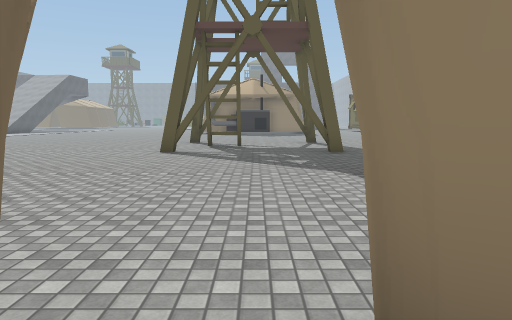
[1] (above)

24 first-person views from a walk through a scene from a Unity 3-D project. The camera is 1.5 m above the floor, tilts 6° down and sees 70° across. The floor is counted in squares, 2 m on a side. Each view is taken from the middle of a square. On the plan, view 1 faces up. The plan holds only what a view shows up to about 11 squares ahead; the rest is blank. The place goes on beyond the plan. The player character is not drawn. Some surface patterns are stand-ins.

[2]
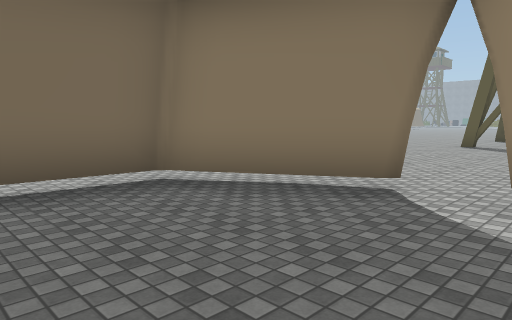

[3]
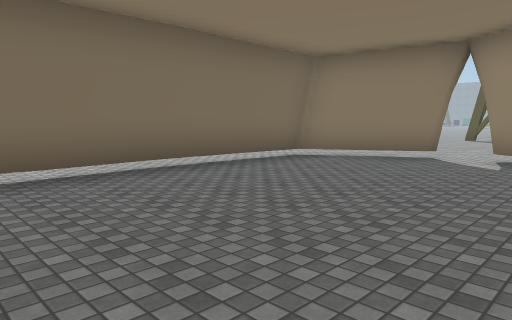

[4]
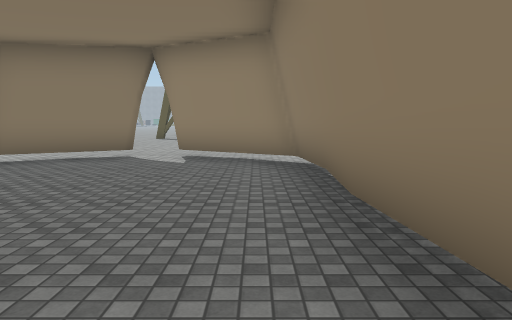

[5]
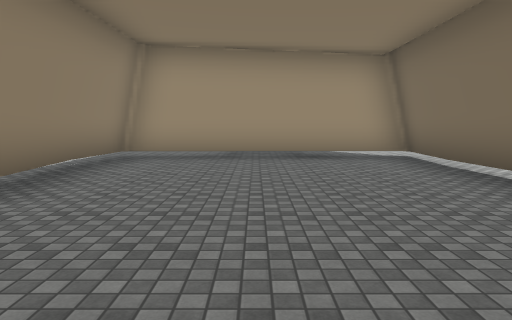

[6]
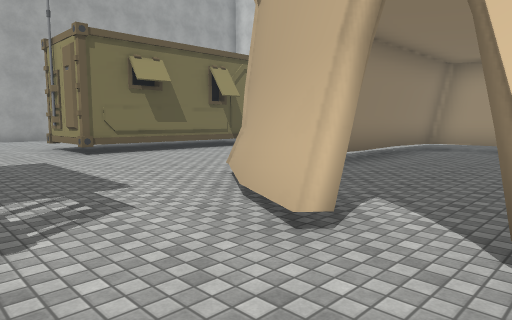

[7]
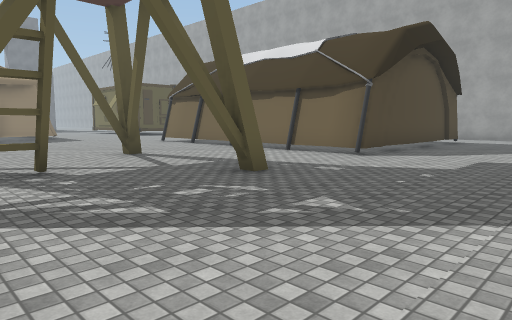

[8]
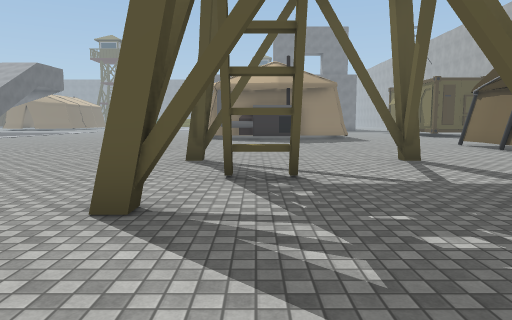

[9]
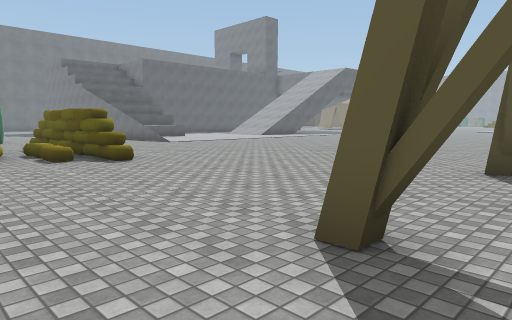

[10]
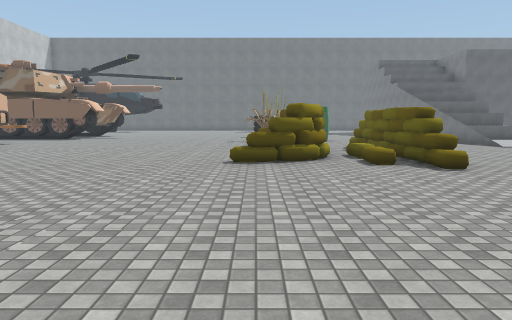

[11]
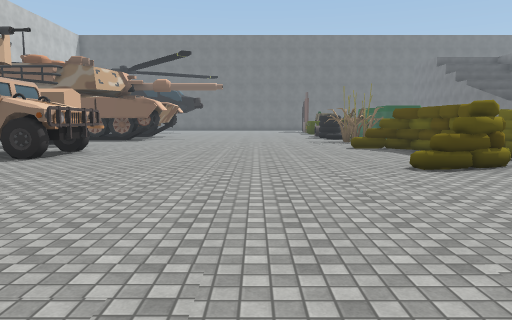

[12]
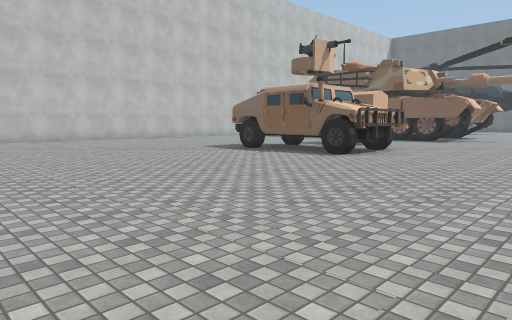

[13]
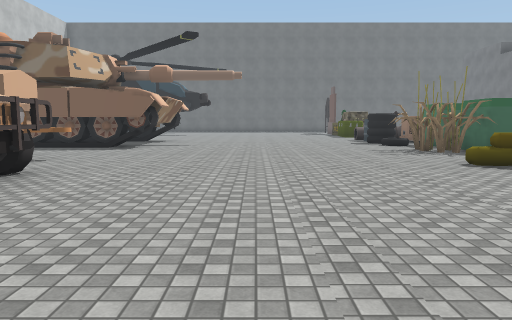

[14]
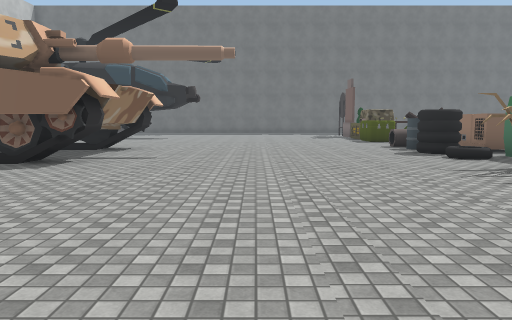

[15]
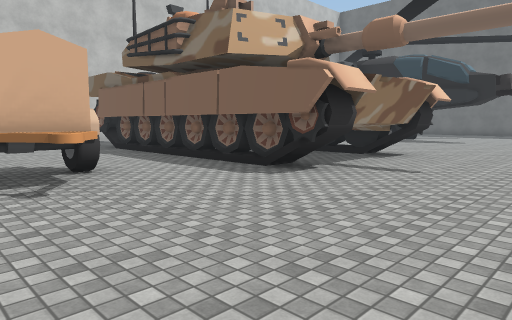

[16]
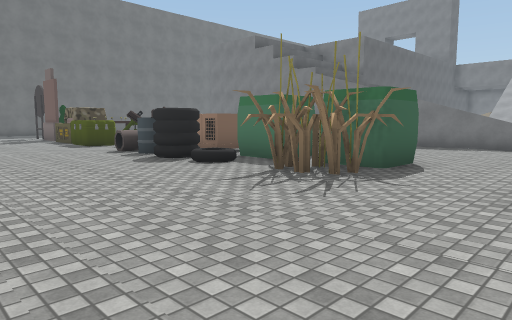

[17]
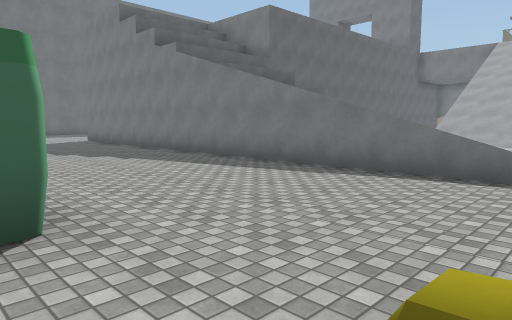

[18]
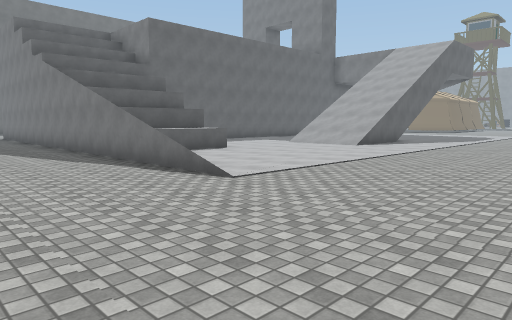

[19]
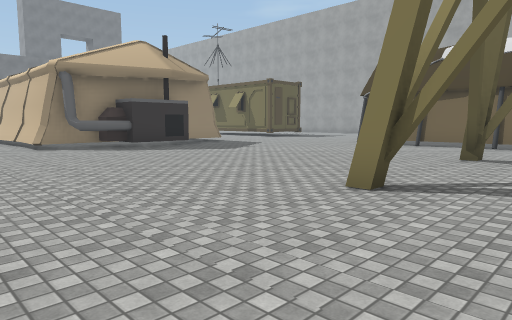

[20]
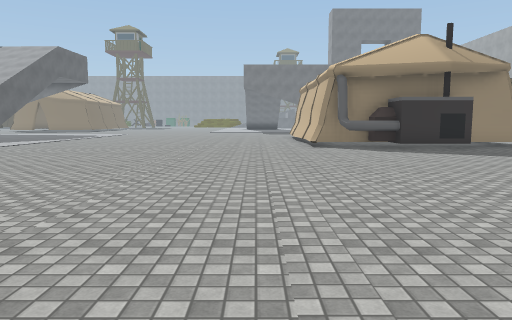

[21]
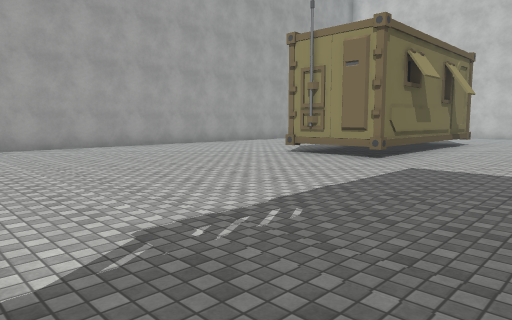

[22]
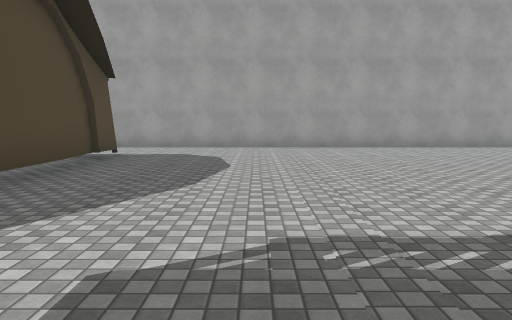

[23]
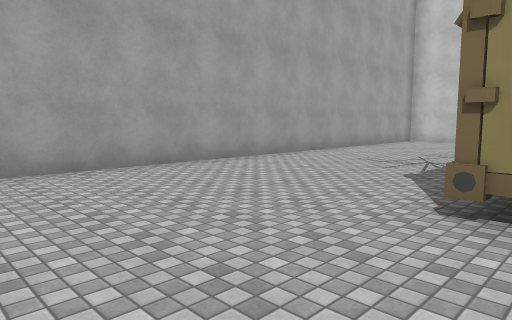

[24]
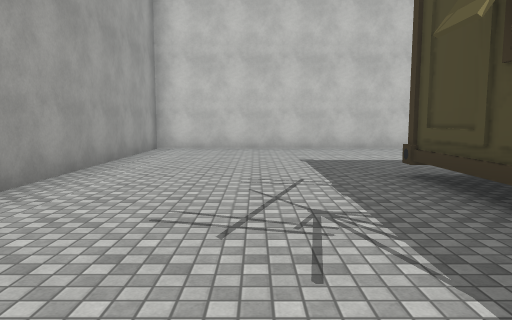

### Floor plan
Key: @ floor where view 1 was taken; # wall or solid block; . floor; / step, stairs or slope; = window, fence, low wall or low ledge; ^ raised ledge; T thing the floor can be seen under or through; O other object.
Columns run from 24 left of view 1 to 15 right of it. Each row starts with its distance up from view 1.
 23            ...      .#
 22         //...........## ####
 21         ..............^##..
 20         ..................
 19        ...................
 18        ....................
 17       #^......................#
 16       #^......................#
 15  ######  .....................#
 14 .......###=...................#
 13 ......................O...O...#
 12 ..............................#
 11   .....................O......#.
 10       .....######.............#..... ..#
  9    OOOO#O.....#.......O...O...#######..#
  8 O  OO..OO..#####.......................#
  7 ..OOO..OO..#...#.......................#
  6 .......................................#
  5 ........................... ...........#
  4   ........................  ...........#
  3   .........................  ..........#
  2   .....................................#
  1 .......................T.#.............#
  0 ...O##O.....##.......TTT@##.....###....#
 -1 ...O# O...O.O#O......T....##....#  ....#
 -2    O  O...O. #.......T.....# ...#  ....#
 -3    O  O..OO. #.......T.....#  ..#  ....#
 -4       O....  #O......T.....#  ..###....#
 -5       O....    ......T.....#. ..###....#
 -6       O...      .....T.....#.     #....#
 -7       O...       ....T.....#.    ......#
 -8       O          ....TTTTT##     ......#
 -9                    .........     ......#
-10                                 .......#
-11                                 ########

Positions as (right, up) in squares from view 1, and headings:
1: (0, 0), facing up
2: (1, -3), facing up-left
3: (2, -7), facing up-left
4: (2, -7), facing up
5: (0, 0), facing down
6: (-1, 3), facing down-right
7: (-2, 5), facing up-right
8: (-1, 6), facing up
9: (-1, 7), facing up-left
10: (-2, 7), facing left
11: (-3, 4), facing left
12: (-3, 4), facing down-left
13: (-7, 3), facing left
14: (-11, 3), facing left
15: (-13, 3), facing down-left
16: (-13, 3), facing up-left
17: (-13, 9), facing up-left
18: (-9, 11), facing up-left
19: (-6, 11), facing up-right
20: (-5, 11), facing up
21: (4, 7), facing down-right
22: (4, 6), facing right
23: (9, 3), facing down-right
24: (12, -1), facing down
